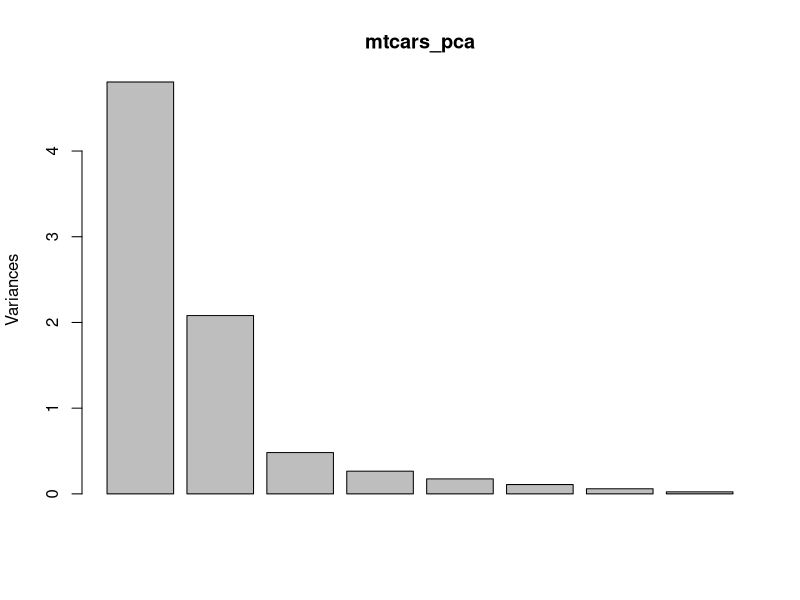
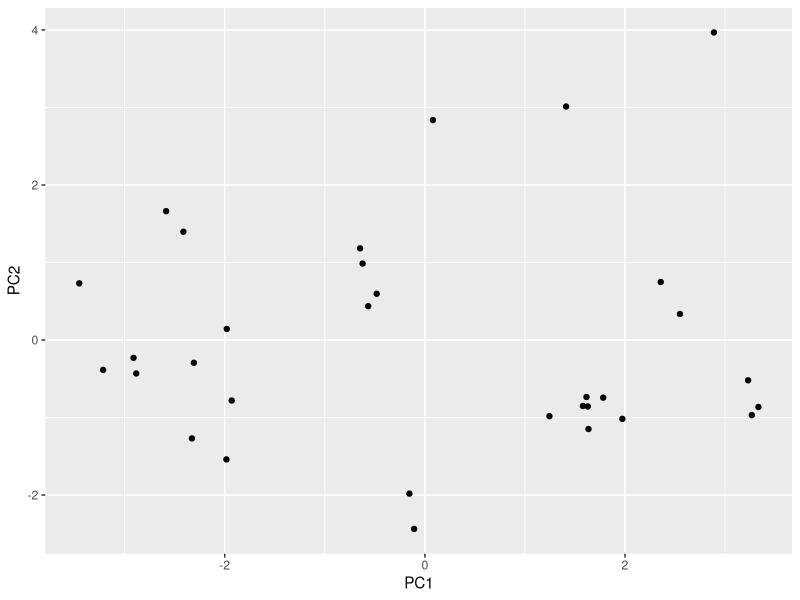

The R source for these figures, in order:
## ---- chunk 1
library(tidyverse)
## ---- chunk 2
mtcars
# Removing am and vs because they are categorical variables
# Removing mpg because we will use it later to show how we can use PCA
mtcars_scaled <- select(mtcars, -mpg, -am, -vs) %>% scale

head(mtcars_scaled)
## ---- chunk 3
mtcars_pca <- prcomp(mtcars_scaled)

summary(mtcars_pca)
## ---- chunk 4
plot(mtcars_pca)
## ---- chunk 5
head(mtcars_pca$x)

# This is stored as a matrix. Good for mathematical functions, not so 
# good for tidyverse manipulation and plotting. So we will convert it.
mtcars_pca_plot <- mtcars_pca$x %>% 
  as_tibble(rownames = "car") %>% 
  ggplot(aes(x = PC1, y = PC2)) +
  geom_point() 

mtcars_pca_plot
## ---- chunk 6
mtcars_pca$rotation

mtcars_pca$x# 0.64

mtcars_scaled[1, ] 

mtcars_pca$rotation[, 1]

sum(mtcars_scaled[1, ] * mtcars_pca$rotation[, 1])
## ---- chunk 7
# . is a shortcut for "all other variables"
lm(mpg ~ ., data = mtcars) %>% 
  summary()
## ---- chunk 8
#Combine
rotated_mtcars <- as_tibble(mtcars_pca$x)
rotated_mtcars$mpg <- mtcars$mpg

#Model
lm(mpg ~ ., data = rotated_mtcars) %>% 
  summary()
